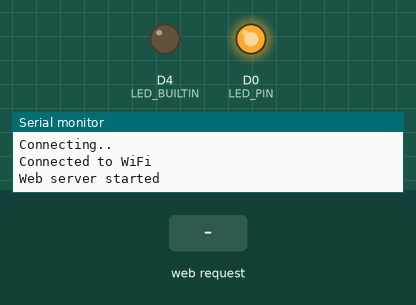
Bench run of a sketch on a simulated ESP8266 (NodeMCU). Shown: output pins drawn as LEDs (lit = HIGH, except the on-board LED, lit = LOW), the last lines printed to the serial monitor. Dashed ring = blinking. The inputs (shaded band) are chosen by the test bench. WiFi joins after 1.5 s; servers stay silent unless stated.

Above: at 6.3 s.
6.4 s: HTTP request GET /LightChange received
At 6.46 s:
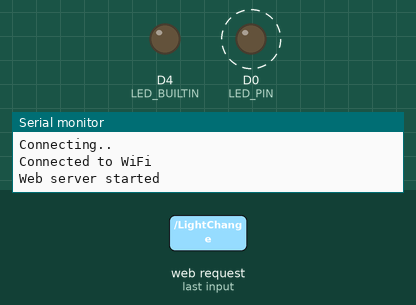
8.2 s: HTTP request GET /LightChange?value=1 received
At 9.0 s:
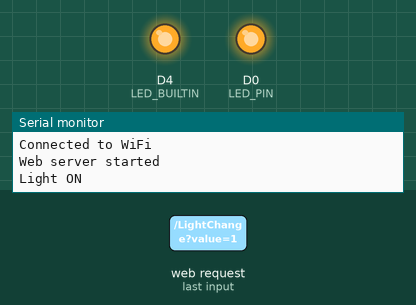
9.7 s: HTTP request GET /LightChange?value=0 received
At 10.1 s:
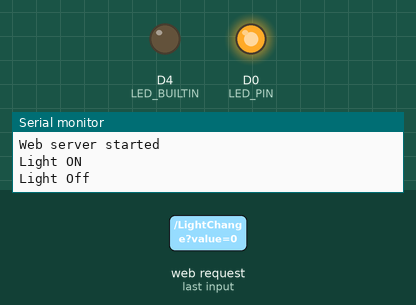
Timing chart, 0 to 12.7 s (numbered marks = the images above; inputs shaded):
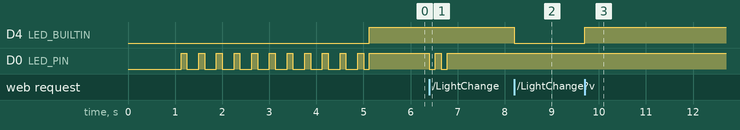

The sketch:

Light.ino
```cpp
#include <ESP8266WiFi.h>
#include <ESP8266WebServer.h>
#define LED_PIN D0
const char* ssid = "*******";
const char* password ="*******";

ESP8266WebServer server(80);
String LightStatus = "0";
String Prv="";
void ChangeLight() {
  LightStatus = server.arg("value");
  if (LightStatus == "1") {
    if(LightStatus!=Prv){
      Serial.println("Light ON");
      Prv=LightStatus;
    }
    digitalWrite(LED_BUILTIN, LOW);
  } else if (LightStatus == "0") {
    if(LightStatus!=Prv){
      Serial.println("Light Off");
      Prv=LightStatus;
    }
    digitalWrite(LED_BUILTIN, HIGH);
  }else{
    BlinkLight();
  }
  server.sendHeader("Access-Control-Allow-Origin", "*");
  server.send(200, "text/plain", "Value received: " + LightStatus);
}

void GetValue() {
  server.sendHeader("Access-Control-Allow-Origin", "*");
  server.send(200, "text/plain", LightStatus);
}
int checkWiFiConnection() {
  if (WiFi.status() != WL_CONNECTED) {
    Serial.println("Connection Not Found..");
    delay(1000);
    return false;
  }
  return true;
}
void setup() {
  pinMode(LED_PIN, OUTPUT);
  pinMode(LED_BUILTIN, OUTPUT);
  Serial.begin(9600);
  WiFi.begin(ssid, password);
  while (!checkWiFiConnection()) {
    Serial.println("Connecting..");
    for (int li = 0; li <= 10; li++) {
      BlinkLight();
    }
  }
  digitalWrite(LED_BUILTIN, HIGH);
  Serial.println("Connected to WiFi");
  server.on("/LightChange", ChangeLight);
  server.on("/GetValue", GetValue);
  server.begin();
  Serial.println("Web server started");
}

void loop() {
  server.handleClient();
}

void BlinkLight() {
  digitalWrite(LED_PIN, LOW);
  delay(125);
  digitalWrite(LED_PIN, HIGH);
  delay(125);
  digitalWrite(LED_PIN, LOW);
  delay(125);
  digitalWrite(LED_PIN, HIGH);
}
```

Measured:
- after the input at 6.4 s, D0 (LED_PIN): alternates HIGH for 0.13 s and LOW for 0.13 s, 4 changes in all, then stays HIGH, starting at once
- after the input at 8.2 s, D4 (LED_BUILTIN): HIGH → LOW at once
- after the input at 9.7 s, D4 (LED_BUILTIN): LOW → HIGH at once
